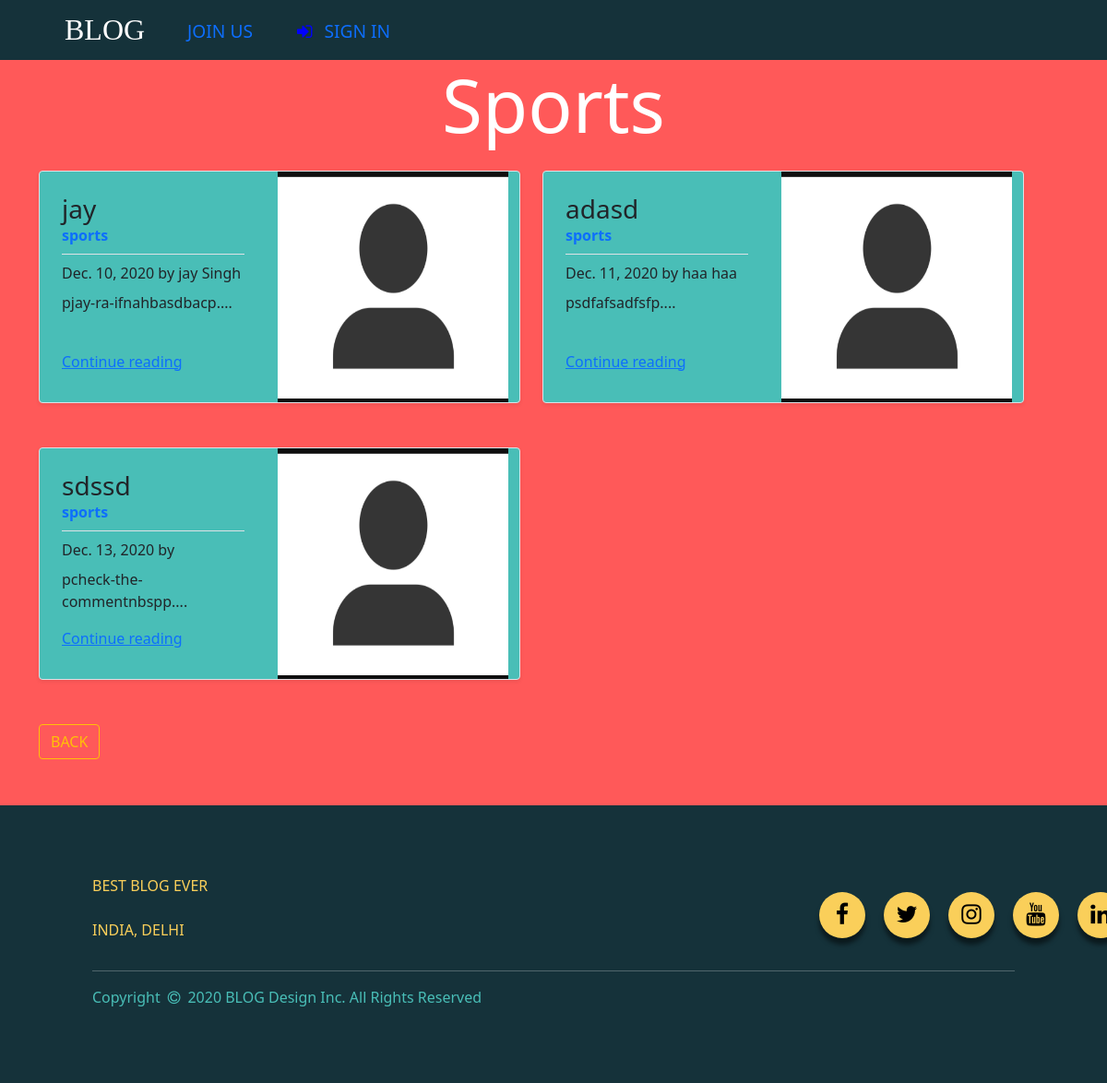
Page /categories/sports/ on the committed database.
### blog/models.py (models this page shows, shortened)
class Post(models.Model):
    title = models.CharField(max_length=255)
    header_image = models.ImageField(
        null=True, blank=True, upload_to='images/')
    title_tag = models.CharField(max_length=255)
    author = models.ForeignKey(User, on_delete=models.CASCADE)
    body = RichTextField(blank=True, null=True)
    post_date = models.DateField(auto_now_add=True)
    category = models.CharField(max_length=255)
    snippet = models.CharField(max_length=255, default='null')
    likes = models.ManyToManyField(User, related_name="blog_posts")

### blog/views.py (the view)
# urls.py: path("categories/<str:cats>/", CategoriesView, name='categories'),
def CategoriesView(request, cats):
    category_post = Post.objects.filter(category=cats.replace('-', ' '))
    return render(request, 'blog/categories.html', {'cats': cats.title().replace('-', ' '), 'category_post': category_post})

### blog/templates/blog/categories.html (shortened to what this page needs)
{% extends 'blog/base.html' %}
{% load static %}
{% block content %}
{% if category_post %}
<h1 class="display-1 mb-20 text-white show-on-scroll show-on-scroll-ready" data-show-duration="500" data-show-distance="10" style="transform: translateY(0px); transition-duration: 500ms; opacity: 1;">{{cats}}</h1>
<div class="container mt-3">
    <div class="row my-4 ">
{% for post  in category_post %}
        <div class="col-md-6 ">
            <div class="row no-gutters border rounded overflow-hidden flex-md-row mb-4 shadow-sm h-md-250 position-relative" id="box">
                <div class="col p-4 d-flex flex-column position-static">
                    <div class='border-bottom'>
                        <h3 class="mb-0">{{ post.title }}</h3>
                        <strong class="d-inline-block mb-2 text-primary" id="#category-text">
                            {{post.category}}
                        </strong>
                    </div>
                    <div class="mb-2 mt-2">
                   {{ post.post_date }} by  {{ post.author.first_name }} {{ post.author.last_name }}
                    </div>
                    <p class="card-text mb-auto">{{ post.body|slice:200|slugify }}....</p>
                    <div class="link mb-2 mt-3">
                    <a href="{% url 'article' post.pk%}" class="stretched-link">Continue reading</a>
                    </div>
                </div>
                 <div class="col-auto d-none d-lg-block overflow-hidden position-relative" >
                {% if post.header_image %}
                    <img src="/media/{{post.header_image}}" class="bd-placeholder-img" width="250" height="250" aria-label="Placeholder: Thumbnail">
                 {% else %}
                            <img src="{% static 'theblog/image/deafult_image.png' %}" class="bd-placeholder-img" width="250" height="250" aria-label="Placeholder: Thumbnail " alt="...">
                {% endif %}
                </div>
            </div>
        </div>
        {% if forloop.counter|divisibleby:2%}
    </div>
        <div class="row my-4">
        {%endif%}
        {%endfor%}</div>
</div>
<a href="{% url 'home' %}"class="btn btn-outline-warning" > BACK</a>
{% else %}
    <h1>OOPS! SOMETHING WENT WRONG</h1>
    <a href="{% url 'home' %}"class="btn btn-outline-warning" > BACK</a>
{% endif %}
{% endblock content %}

### blog/templates/blog/base.html (shortened to what this page needs)
{% load static %}
<!doctype html>
<html lang="en">
  <head>
    <link href="https://cdn.jsdelivr.net/npm/bootstrap@5.0.0-beta1/dist/css/bootstrap.min.css" rel="stylesheet">
    <link rel="stylesheet" href="https://maxcdn.bootstrapcdn.com/font-awesome/4.7.0/css/font-awesome.min.css">
</head>
<body>
  <nav class="navbar navbar-expand-lg navbar-custom bg-custom">
   <div class="heading">
    <a class="navbar-brand" class="text-monospace" href="{% url 'home'%}">BLOG</a>
   </div>
  <div class="collapse navbar-collapse" id="navbarSupportedContent">
        <ul class="navbar-nav mr-auto">
    {% if user.is_authenticated %}
          <li class="nav-item mt-1 pb-2">
            <a class="nav-link" class="text-monospace"  href="{% url 'blog'%}">ADD POST</a>
          </li>
          <li class="nav-item mt-1 pb-2 ">
            <a class="nav-link" class="text-monospace"  href="{% url 'category'%}">ADD CATEGORIES </a>
          </li>
           <li class="nav-item dropdown wrapper d-flex">
                <a class="nav-link dropdown-toggle " id="navbarDropdown" role="button" data-bs-toggle="dropdown" aria-expanded="false" data-toggle="dropdown" aria-haspopup="true" >
                <i class="fa fa-user-circle-o fa-2x" ></i>
              </a>
              <ul class="dropdown-menu" aria-labelledby="navbarDropdown">
                  <li><a class="dropdown-item" href="{% url 'edit_profile'%}">EDIT SETTINGS</a></li>
                  {% if user.profile.id %}
                  <li><a class="dropdown-item" href="{% url 'edit_profile_page' user.profile.id %}">EDIT PROFILE PAGE</a></li>
                  {% else %}
                  <li><a class="dropdown-item" href="{% url 'create_profile' %}">CREATE PROFILE</a></li>
                  {% endif %}
              </ul>
            <p class="mt-2 mx-3 "style="font-size:25px;font-family: 'Pirata One', cursive; color:#facf5a; transform: translatex(496%);">HELLO [ {{user}} ]</p>
        </li>
  </div>
          <div class="social-menu">
            <a class="nav-link" class="text-monospace "  href="{% url 'logout'%}"><i class="fa fa-sign-out fa-2x" aria-hidden="true"></i></a>
          </div>
    {% else %}
          <li class="nav-item pt-1">
                  <a class="nav-link " class="text-monospace"  href="{% url 'register'%}">JOIN US</a>
              </li>
          <li class="nav-item pt-1">
                   <a class="nav-link" class="text-monospace"  href="{% url 'login'%}"><i class="fa fa-sign-in fa-1x"  aria-hidden="true"></i> <span class='mx-2'>SIGN IN</span></a>
              </li>
    {% endif %}
    </ul>
  </div>
</nav>
  <div class="container">
   {% block content %}
   {% endblock content%}
 </div>
<footer id="globalFooter" class="global">
	<div class="inner">
		<div class="row spaced">
			<div class="col contact-details">
				<p> BEST BLOG EVER<br>
				<a href="https://www.gmail.com"></a><br>
				INDIA, DELHI</p>
			</div>
			<div class="social-menu">
        <ul>
          <li><a href=""class="uline"><i class="fa fa-facebook"></i></a></li>
          <li><a href=""class="uline"><i class="fa fa-twitter"></i></a></li>
          <li><a href=""class="uline"><i class="fa fa-instagram"></i></a></li>
          <li><a href=""class="uline"><i class="fa fa-youtube"></i></a></li>
          <li><a href=""class="uline"><i class="fa fa-linkedin"></i></a></li>
        </ul>
      </div>
		</div>
    <hr>
		<div class="legal ">
    <p>Copyright<i class="fa fa-copyright mx-2"></i>2020 BLOG Design Inc. All Rights Reserved</p>
    </div>
	</div>
</footer>
  </body>
</html>

### blog/templates/blog/base.html (style rules this page uses)
* { margin:0px; padding:0px; }
.fa-sign-in:before { content: "\f090"; color:blue; }
body { background:#ff5959; background-repeat: no-repeat; background-attachment: fixed; }
.navbar-custom { background-color: #15323a; color: #fff; }
.navbar-custom .navbar-brand, .navbar-custom .navbar-text { color: #ffffff; font-size: xx-large; font-family: fantasy; margin-left: 70px; border-top-width: 30px; margin-right: 38px; }
.navbar-expand-lg .navbar-nav .nav-link { padding-right: 2.5rem; padding-left: .5rem; font-size: larger; }
#globalFooter { margin-top:50px; padding-top: 75px; padding-bottom: 65px; background-color: #15323a; color: #fff; }
section, .global { position: relative; width: 100%; z-index: 1; overflow: hidden; padding-left: 100px; padding-right: 100px; }
section .inner, .global .inner { width: 100%; max-width: 1200px; margin: 0 auto; }
.row { width: 100%; position: relative; }
.col { position: relative; }
#globalFooter .col { width: 50%; }
div { display: block; }
.social-menu ul { position: absolute; top: 50%; left: 100%; transform: translate(-50%, -50%); padding: 0; margin: 0; display: flex; }
.social-menu ul li { list-style: none; margin: 0 10px; }
.social-menu ul li .fa { color: #000000; font-size: 25px; line-height: 50px; transition: .5s; }
.social-menu ul li a { position: relative; display: block; width: 50px; height: 50px; border-radius: 50%; background-color:#facf5a; text-align: center; transition: 0.5s; transform: translate(0,0px); box-shadow: 0px 7px 5px rgba(0, 0, 0, 0.5); }
.contact-details p { margin-top: 0; color:#facf5a; margin-bottom: 1rem; }
.legal p { margin-top: 0; color:#49beb7; margin-bottom: 1rem; }

### blog/templates/blog/categories.html (style rules this page uses)
h1 { text-align: center; }
.row { margin-right: calc(var(--bs-gutter-x)/ 2); }
#box { background-color:#49beb7; -webkit-box-shadow: 14px -20px 0px 0 rgba(0, 0, 0, 0.2), 0 6px 20px 0 rgba(0, 0, 0, 0.19); }

### rows in the picture
Post: title "jay", category "sports", post_date "Dec. 10, 2020", author.first_name "jay", author.last_name "Singh", body|slugify "pjay-ra-ifnahbasdbacp"
Post: title "adasd", category "sports", post_date "Dec. 11, 2020", author.first_name "haa", author.last_name "haa", body|slugify "psdfafsadfsfp"
Post: title "sdssd", category "sports", post_date "Dec. 13, 2020", body|slugify "pcheck-the-commentnbspp"

### other values in the picture
{{ cats }} "Sports"
